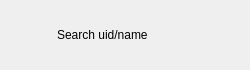
<?xml version="1.0" encoding="UTF-8"?>
<ui version="4.0">
 <class>AddUserItem</class>
 <widget class="QWidget" name="AddUserItem">
  <property name="geometry">
   <rect>
    <x>0</x>
    <y>0</y>
    <width>250</width>
    <height>70</height>
   </rect>
  </property>
  <property name="minimumSize">
   <size>
    <width>250</width>
    <height>70</height>
   </size>
  </property>
  <property name="maximumSize">
   <size>
    <width>250</width>
    <height>70</height>
   </size>
  </property>
  <property name="windowTitle">
   <string>Form</string>
  </property>
  <layout class="QHBoxLayout" name="horizontalLayout">
   <item>
    <widget class="QLabel" name="add_tip">
     <property name="minimumSize">
      <size>
       <width>40</width>
       <height>40</height>
      </size>
     </property>
     <property name="maximumSize">
      <size>
       <width>40</width>
       <height>40</height>
      </size>
     </property>
     <property name="text">
      <string/>
     </property>
    </widget>
   </item>
   <item>
    <widget class="QLabel" name="message_tip">
     <property name="text">
      <string>Search uid/name</string>
     </property>
    </widget>
   </item>
   <item>
    <widget class="QLabel" name="right_tip">
     <property name="minimumSize">
      <size>
       <width>30</width>
       <height>30</height>
      </size>
     </property>
     <property name="maximumSize">
      <size>
       <width>30</width>
       <height>30</height>
      </size>
     </property>
     <property name="text">
      <string/>
     </property>
    </widget>
   </item>
  </layout>
 </widget>
 <resources/>
 <connections/>
</ui>
